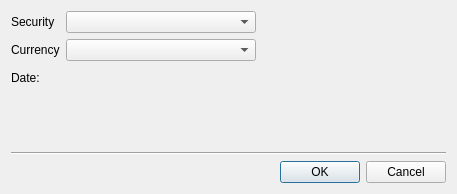
<?xml version="1.0" encoding="UTF-8"?>
<ui version="4.0">
 <class>kUpdateStockPriceDecl</class>
 <widget class="QDialog" name="kUpdateStockPriceDecl">
  <property name="geometry">
   <rect>
    <x>0</x>
    <y>0</y>
    <width>457</width>
    <height>194</height>
   </rect>
  </property>
  <property name="windowTitle">
   <string>New price entry</string>
  </property>
  <layout class="QVBoxLayout">
   <item>
    <layout class="QGridLayout">
     <item row="2" column="1">
      <layout class="QHBoxLayout">
       <item>
        <widget class="kMyMoneyDateInput" name="m_date" native="true"/>
       </item>
       <item>
        <spacer name="spacer25">
         <property name="orientation">
          <enum>Qt::Horizontal</enum>
         </property>
         <property name="sizeType">
          <enum>QSizePolicy::Expanding</enum>
         </property>
         <property name="sizeHint" stdset="0">
          <size>
           <width>71</width>
           <height>21</height>
          </size>
         </property>
        </spacer>
       </item>
      </layout>
     </item>
     <item row="1" column="1">
      <layout class="QHBoxLayout">
       <item>
        <widget class="KMyMoneySecuritySelector" name="m_currency">
         <property name="sizePolicy">
          <sizepolicy hsizetype="MinimumExpanding" vsizetype="Minimum">
           <horstretch>0</horstretch>
           <verstretch>0</verstretch>
          </sizepolicy>
         </property>
        </widget>
       </item>
       <item>
        <spacer name="spacer26">
         <property name="orientation">
          <enum>Qt::Horizontal</enum>
         </property>
         <property name="sizeType">
          <enum>QSizePolicy::Expanding</enum>
         </property>
         <property name="sizeHint" stdset="0">
          <size>
           <width>40</width>
           <height>20</height>
          </size>
         </property>
        </spacer>
       </item>
      </layout>
     </item>
     <item row="1" column="0">
      <widget class="QLabel" name="textLabel2">
       <property name="text">
        <string>Currency</string>
       </property>
       <property name="wordWrap">
        <bool>false</bool>
       </property>
      </widget>
     </item>
     <item row="2" column="0">
      <widget class="QLabel" name="lblDate">
       <property name="text">
        <string>Date:</string>
       </property>
       <property name="wordWrap">
        <bool>false</bool>
       </property>
      </widget>
     </item>
     <item row="0" column="0">
      <widget class="QLabel" name="textLabel1">
       <property name="text">
        <string>Security</string>
       </property>
       <property name="wordWrap">
        <bool>false</bool>
       </property>
      </widget>
     </item>
     <item row="0" column="1">
      <layout class="QHBoxLayout">
       <item>
        <widget class="KMyMoneySecuritySelector" name="m_security">
         <property name="sizePolicy">
          <sizepolicy hsizetype="MinimumExpanding" vsizetype="Minimum">
           <horstretch>0</horstretch>
           <verstretch>0</verstretch>
          </sizepolicy>
         </property>
        </widget>
       </item>
       <item>
        <spacer name="spacer27">
         <property name="orientation">
          <enum>Qt::Horizontal</enum>
         </property>
         <property name="sizeType">
          <enum>QSizePolicy::Expanding</enum>
         </property>
         <property name="sizeHint" stdset="0">
          <size>
           <width>40</width>
           <height>20</height>
          </size>
         </property>
        </spacer>
       </item>
      </layout>
     </item>
    </layout>
   </item>
   <item>
    <spacer name="spacer8">
     <property name="orientation">
      <enum>Qt::Vertical</enum>
     </property>
     <property name="sizeType">
      <enum>QSizePolicy::Expanding</enum>
     </property>
     <property name="sizeHint" stdset="0">
      <size>
       <width>31</width>
       <height>40</height>
      </size>
     </property>
    </spacer>
   </item>
   <item>
    <widget class="Line" name="line6">
     <property name="frameShape">
      <enum>QFrame::HLine</enum>
     </property>
     <property name="frameShadow">
      <enum>QFrame::Sunken</enum>
     </property>
    </widget>
   </item>
   <item>
    <widget class="QDialogButtonBox" name="m_buttonBox">
     <property name="standardButtons">
      <set>QDialogButtonBox::Cancel|QDialogButtonBox::Ok</set>
     </property>
    </widget>
   </item>
  </layout>
 </widget>
 <layoutdefault spacing="6" margin="11"/>
 <customwidgets>
  <customwidget>
   <class>KComboBox</class>
   <extends>QComboBox</extends>
   <header>kcombobox.h</header>
  </customwidget>
  <customwidget>
   <class>kMyMoneyDateInput</class>
   <extends>QWidget</extends>
   <header>kmymoneydateinput.h</header>
   <container>1</container>
  </customwidget>
  <customwidget>
   <class>KMyMoneySecuritySelector</class>
   <extends>KComboBox</extends>
   <header>kmymoneycurrencyselector.h</header>
   <container>1</container>
  </customwidget>
 </customwidgets>
 <resources/>
 <connections/>
</ui>
